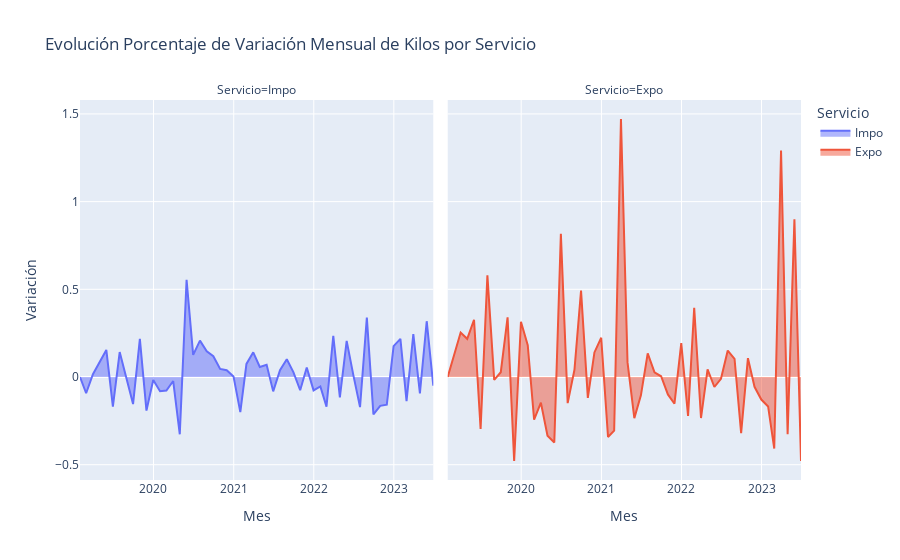

The notebook cell saved with this chart:
### Code cell
fig = px.area(df_aumento_mensual, facet_col="Servicio", 
              facet_col_wrap=2, 
              #width=800, height=400,
              title = 'Evolución Porcentaje de Variación Mensual de Kilos por Servicio', 
              labels={
                     "Guias_Fecha": "Mes",
                     "value": "Variación",
                 },)
fig.show()
